Frame 1 (no input): blank canvas, image omitted
Frame 60 (no input): blank canvas, image omitted
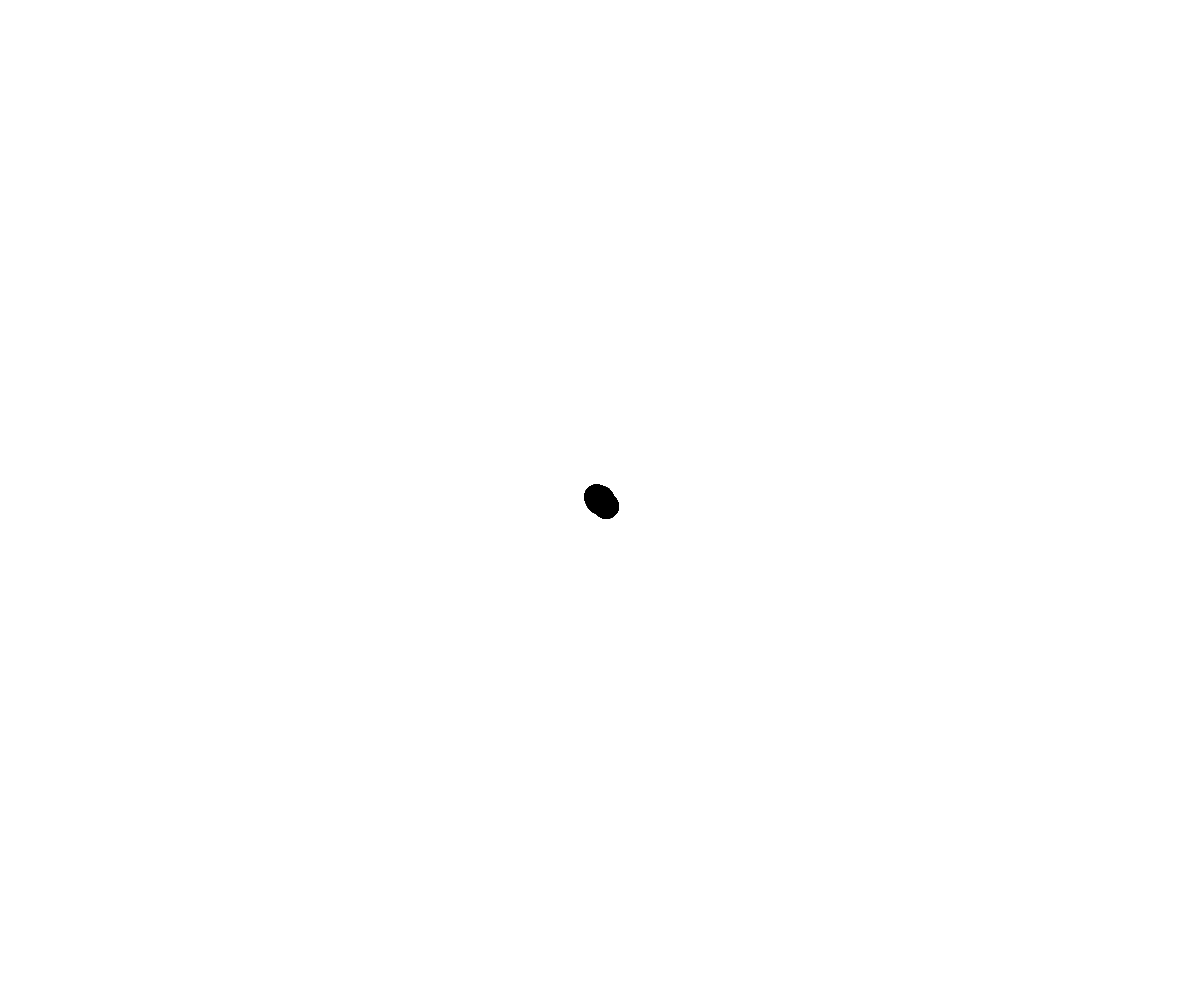
Frame 120 (the mouse pressed at the canvas centre since frame 60)

The p5.js sketch whose frames 1 and 60 were blank and that drew this single picture after the mouse press (run headless with seeded random() and noise() and a simulated clock; from frame 60 on, the mouse is pressed at the canvas centre):

// p5.js sketch
// ── sketch.js

var canvas;

function windowResized(){
  resizeCanvas(windowWidth, windowHeight);
}

function setup() {
  canvas = createCanvas(windowWidth, windowHeight);
  canvas.position(0,0);
  canvas.style('z-index', '-1');
  distance = 10;
  spring = 0.5;
  friction = 0.5;
  size = 25;
  diff = size/8;
  x = y = ax = ay = a = r = f = 0;
}

function draw() {
  oldR = r;
  if(mouseIsPressed) {
    mX = mouseX;
    mY = mouseY;
    if(!f) {
      f = 1;
      x = mX;
      y = mY;
    }
    ax += ( mX - x ) * spring;
    ay += ( mY - y ) * spring;
    ax *= friction;
    ay *= friction;
    a += sqrt( ax*ax + ay*ay ) - a;
    a *= 0.6;
    r = size - a;
    
    for( i = 0; i < distance; ++i ) {
      oldX = x;
      oldY = y;
      x += ax / distance;
      y += ay / distance;
      oldR += ( r - oldR ) / distance;
      if(oldR < 1) oldR = 1;
      strokeWeight( oldR+diff );
      line( x, y, oldX, oldY );
      strokeWeight( oldR );
      line( x+diff*2, y+diff*2, oldX+diff*2, oldY+diff*2 );
      line( x-diff, y-diff, oldX-diff, oldY-diff );
    }
  } else if(f) {
    ax = ay = f = 0;
  }
}
/**/

// var canvas;

// function windowResized(){
//   resizeCanvas(windowWidth, windowHeight);
// }

// function setup(){
//   canvas= createCanvas(windowWidth, windowHeight);
//   canvas.position(0,0);
//   canvas.style('z-index', '-1');

// }

// function draw(){
//   background(0);
//   ellipse (width/2, height/2, 100);
// }
// ── style.css
body,
html {
  width: 100%;
  height: 100%;
  font-family: 'Montserrat', sans-serif;
  /*background: url(header.jpg) no-repeat center center fixed; */
  -webkit-background-size: cover;
  -moz-background-size: cover;
  -o-background-size: cover;
  background-size: cover;
}

h1{
	font-size: 3rem;
	color: #cfd4d7;
}

hr{
	border-color: #7b3f29;
	border-width: 3px;
	max-width: 65px;
}

.buffer{
	height: 3rem;
}

.btn{
	font-weight: 200;
	border-radius: 300px;
	text-transform: uppercase;
}

.btn-primary{
	background-color: #7b3f29;
	border-color: #7b3f29;
}

.btn-primary:hover{
	background-color: #b3a5a1;
	border-width: 4px;
	border-color: #b3a5a1;

}

.btn-xl{
	padding: 1rem ;
}
